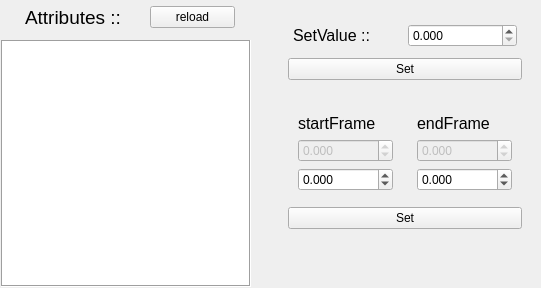
           <widget class="QWidget" name="tab_1">
            <attribute name="title">
             <string>setAttr</string>
            </attribute>
            <layout class="QHBoxLayout" name="horizontalLayout_15">
             <property name="spacing">
              <number>0</number>
             </property>
             <property name="leftMargin">
              <number>1</number>
             </property>
             <property name="topMargin">
              <number>1</number>
             </property>
             <property name="rightMargin">
              <number>1</number>
             </property>
             <property name="bottomMargin">
              <number>1</number>
             </property>
             <item>
              <widget class="QFrame" name="frame_14">
               <property name="frameShape">
                <enum>QFrame::Shape::NoFrame</enum>
               </property>
               <layout class="QHBoxLayout" name="horizontalLayout_9" stretch="0,1">
                <property name="spacing">
                 <number>9</number>
                </property>
                <property name="leftMargin">
                 <number>0</number>
                </property>
                <property name="topMargin">
                 <number>0</number>
                </property>
                <property name="rightMargin">
                 <number>0</number>
                </property>
                <property name="bottomMargin">
                 <number>0</number>
                </property>
                <item>
                 <widget class="QFrame" name="frame_4">
                  <property name="minimumSize">
                   <size>
                    <width>260</width>
                    <height>0</height>
                   </size>
                  </property>
                  <property name="maximumSize">
                   <size>
                    <width>260</width>
                    <height>16777215</height>
                   </size>
                  </property>
                  <property name="frameShape">
                   <enum>QFrame::Shape::NoFrame</enum>
                  </property>
                  <property name="frameShadow">
                   <enum>QFrame::Shadow::Raised</enum>
                  </property>
                  <layout class="QVBoxLayout" name="verticalLayout_2">
                   <property name="leftMargin">
                    <number>0</number>
                   </property>
                   <property name="topMargin">
                    <number>0</number>
                   </property>
                   <property name="rightMargin">
                    <number>0</number>
                   </property>
                   <property name="bottomMargin">
                    <number>0</number>
                   </property>
                   <item>
                    <widget class="QFrame" name="frame5">
                     <layout class="QHBoxLayout" name="horizontalLayout_3">
                      <property name="leftMargin">
                       <number>5</number>
                      </property>
                      <property name="topMargin">
                       <number>5</number>
                      </property>
                      <property name="rightMargin">
                       <number>5</number>
                      </property>
                      <property name="bottomMargin">
                       <number>5</number>
                      </property>
                      <item>
                       <widget class="QLabel" name="label_7">
                        <property name="minimumSize">
                         <size>
                          <width>100</width>
                          <height>0</height>
                         </size>
                        </property>
                        <property name="maximumSize">
                         <size>
                          <width>100</width>
                          <height>16777215</height>
                         </size>
                        </property>
                        <property name="font">
                         <font>
                          <pointsize>14</pointsize>
                         </font>
                        </property>
                        <property name="text">
                         <string>Attributes ::</string>
                        </property>
                       </widget>
                      </item>
                      <item>
                       <widget class="QPushButton" name="AttrReload_Btn">
                        <property name="minimumSize">
                         <size>
                          <width>85</width>
                          <height>0</height>
                         </size>
                        </property>
                        <property name="maximumSize">
                         <size>
                          <width>85</width>
                          <height>16777215</height>
                         </size>
                        </property>
                        <property name="text">
                         <string>reload</string>
                        </property>
                       </widget>
                      </item>
                     </layout>
                    </widget>
                   </item>
                   <item>
                    <widget class="QTableWidget" name="CtrlAttrs_TW">
                     <property name="minimumSize">
                      <size>
                       <width>250</width>
                       <height>0</height>
                      </size>
                     </property>
                     <property name="maximumSize">
                      <size>
                       <width>250</width>
                       <height>16777215</height>
                      </size>
                     </property>
                     <property name="frameShape">
                      <enum>QFrame::Shape::Box</enum>
                     </property>
                     <property name="selectionMode">
                      <enum>QAbstractItemView::SelectionMode::MultiSelection</enum>
                     </property>
                     <property name="selectionBehavior">
                      <enum>QAbstractItemView::SelectionBehavior::SelectRows</enum>
                     </property>
                     <property name="rowCount">
                      <number>2</number>
                     </property>
                     <attribute name="horizontalHeaderVisible">
                      <bool>false</bool>
                     </attribute>
                     <attribute name="horizontalHeaderStretchLastSection">
                      <bool>true</bool>
                     </attribute>
                     <attribute name="verticalHeaderVisible">
                      <bool>false</bool>
                     </attribute>
                     <row/>
                     <row/>
                    </widget>
                   </item>
                  </layout>
                 </widget>
                </item>
                <item>
                 <widget class="QFrame" name="frame_13">
                  <property name="frameShape">
                   <enum>QFrame::Shape::NoFrame</enum>
                  </property>
                  <property name="frameShadow">
                   <enum>QFrame::Shadow::Raised</enum>
                  </property>
                  <layout class="QVBoxLayout" name="verticalLayout_11">
                   <item>
                    <widget class="QFrame" name="frame_8">
                     <property name="frameShape">
                      <enum>QFrame::Shape::NoFrame</enum>
                     </property>
                     <property name="frameShadow">
                      <enum>QFrame::Shadow::Raised</enum>
                     </property>
                     <layout class="QVBoxLayout" name="verticalLayout_5">
                      <item>
                       <widget class="QFrame" name="frame_7">
                        <layout class="QHBoxLayout" name="horizontalLayout_7">
                         <property name="leftMargin">
                          <number>5</number>
                         </property>
                         <property name="topMargin">
                          <number>5</number>
                         </property>
                         <property name="rightMargin">
                          <number>5</number>
                         </property>
                         <property name="bottomMargin">
                          <number>5</number>
                         </property>
                         <item>
                          <widget class="QLabel" name="label_6">
                           <property name="font">
                            <font>
                             <pointsize>12</pointsize>
                            </font>
                           </property>
                           <property name="text">
                            <string>SetValue :: </string>
                           </property>
                          </widget>
                         </item>
                         <item>
                          <widget class="QDoubleSpinBox" name="setAttr_Dsb">
                           <property name="decimals">
                            <number>3</number>
                           </property>
                          </widget>
                         </item>
                        </layout>
                       </widget>
                      </item>
                      <item>
                       <widget class="QPushButton" name="setAttr_Btn">
                        <property name="text">
                         <string>Set</string>
                        </property>
                       </widget>
                      </item>
                     </layout>
                    </widget>
                   </item>
                   <item>
                    <widget class="QFrame" name="frame_12">
                     <property name="frameShape">
                      <enum>QFrame::Shape::NoFrame</enum>
                     </property>
                     <property name="frameShadow">
                      <enum>QFrame::Shadow::Raised</enum>
                     </property>
                     <layout class="QVBoxLayout" name="verticalLayout_9">
                      <item>
                       <widget class="QFrame" name="frame_11">
                        <property name="frameShape">
                         <enum>QFrame::Shape::NoFrame</enum>
                        </property>
                        <property name="frameShadow">
                         <enum>QFrame::Shadow::Plain</enum>
                        </property>
                        <layout class="QHBoxLayout" name="horizontalLayout_8">
                         <property name="leftMargin">
                          <number>1</number>
                         </property>
                         <property name="topMargin">
                          <number>1</number>
                         </property>
                         <property name="rightMargin">
                          <number>1</number>
                         </property>
                         <property name="bottomMargin">
                          <number>1</number>
                         </property>
                         <item>
                          <widget class="QFrame" name="frame_9">
                           <property name="frameShape">
                            <enum>QFrame::Shape::NoFrame</enum>
                           </property>
                           <property name="frameShadow">
                            <enum>QFrame::Shadow::Raised</enum>
                           </property>
                           <property name="lineWidth">
                            <number>0</number>
                           </property>
                           <layout class="QVBoxLayout" name="verticalLayout_7">
                            <item>
                             <widget class="QLabel" name="label_2">
                              <property name="font">
                               <font>
                                <pointsize>12</pointsize>
                               </font>
                              </property>
                              <property name="text">
                               <string>startFrame</string>
                              </property>
                             </widget>
                            </item>
                            <item>
                             <widget class="QDoubleSpinBox" name="StaticStartFrame_DSB">
                              <property name="enabled">
                               <bool>false</bool>
                              </property>
                              <property name="decimals">
                               <number>3</number>
                              </property>
                              <property name="minimum">
                               <double>-9999999.000000000000000</double>
                              </property>
                              <property name="maximum">
                               <double>9999999.000000000000000</double>
                              </property>
                             </widget>
                            </item>
                            <item>
                             <widget class="QDoubleSpinBox" name="startFrame_DSB">
                              <property name="decimals">
                               <number>3</number>
                              </property>
                              <property name="minimum">
                               <double>-9999999.000000000000000</double>
                              </property>
                              <property name="maximum">
                               <double>9999999.000000000000000</double>
                              </property>
                             </widget>
                            </item>
                           </layout>
                          </widget>
                         </item>
                         <item>
                          <widget class="QFrame" name="frame_10">
                           <property name="frameShape">
                            <enum>QFrame::Shape::NoFrame</enum>
                           </property>
                           <property name="frameShadow">
                            <enum>QFrame::Shadow::Raised</enum>
                           </property>
                           <property name="lineWidth">
                            <number>0</number>
                           </property>
                           <layout class="QVBoxLayout" name="verticalLayout_8">
                            <item>
                             <widget class="QLabel" name="label_8">
                              <property name="font">
                               <font>
                                <pointsize>12</pointsize>
                               </font>
                              </property>
                              <property name="text">
                               <string>endFrame</string>
                              </property>
                             </widget>
                            </item>
                            <item>
                             <widget class="QDoubleSpinBox" name="StaticEndFrame_DSB">
                              <property name="enabled">
                               <bool>false</bool>
                              </property>
                              <property name="decimals">
                               <number>3</number>
                              </property>
                              <property name="minimum">
                               <double>-9999999.000000000000000</double>
                              </property>
                              <property name="maximum">
                               <double>9999999.000000000000000</double>
                              </property>
                             </widget>
                            </item>
                            <item>
                             <widget class="QDoubleSpinBox" name="endFrame_DSB">
                              <property name="decimals">
                               <number>3</number>
                              </property>
                              <property name="minimum">
                               <double>-9999999.000000000000000</double>
                              </property>
                              <property name="maximum">
                               <double>9999999.000000000000000</double>
                              </property>
                             </widget>
                            </item>
                           </layout>
                          </widget>
                         </item>
                        </layout>
                       </widget>
                      </item>
                      <item>
                       <widget class="QPushButton" name="setFrame_Btn">
                        <property name="text">
                         <string>Set</string>
                        </property>
                       </widget>
                      </item>
                     </layout>
                    </widget>
                   </item>
                   <item>
                    <spacer name="verticalSpacer">
                     <property name="orientation">
                      <enum>Qt::Orientation::Vertical</enum>
                     </property>
                     <property name="sizeHint" stdset="0">
                      <size>
                       <width>20</width>
                       <height>40</height>
                      </size>
                     </property>
                    </spacer>
                   </item>
                  </layout>
                 </widget>
                </item>
               </layout>
              </widget>
             </item>
            </layout>
           </widget>
